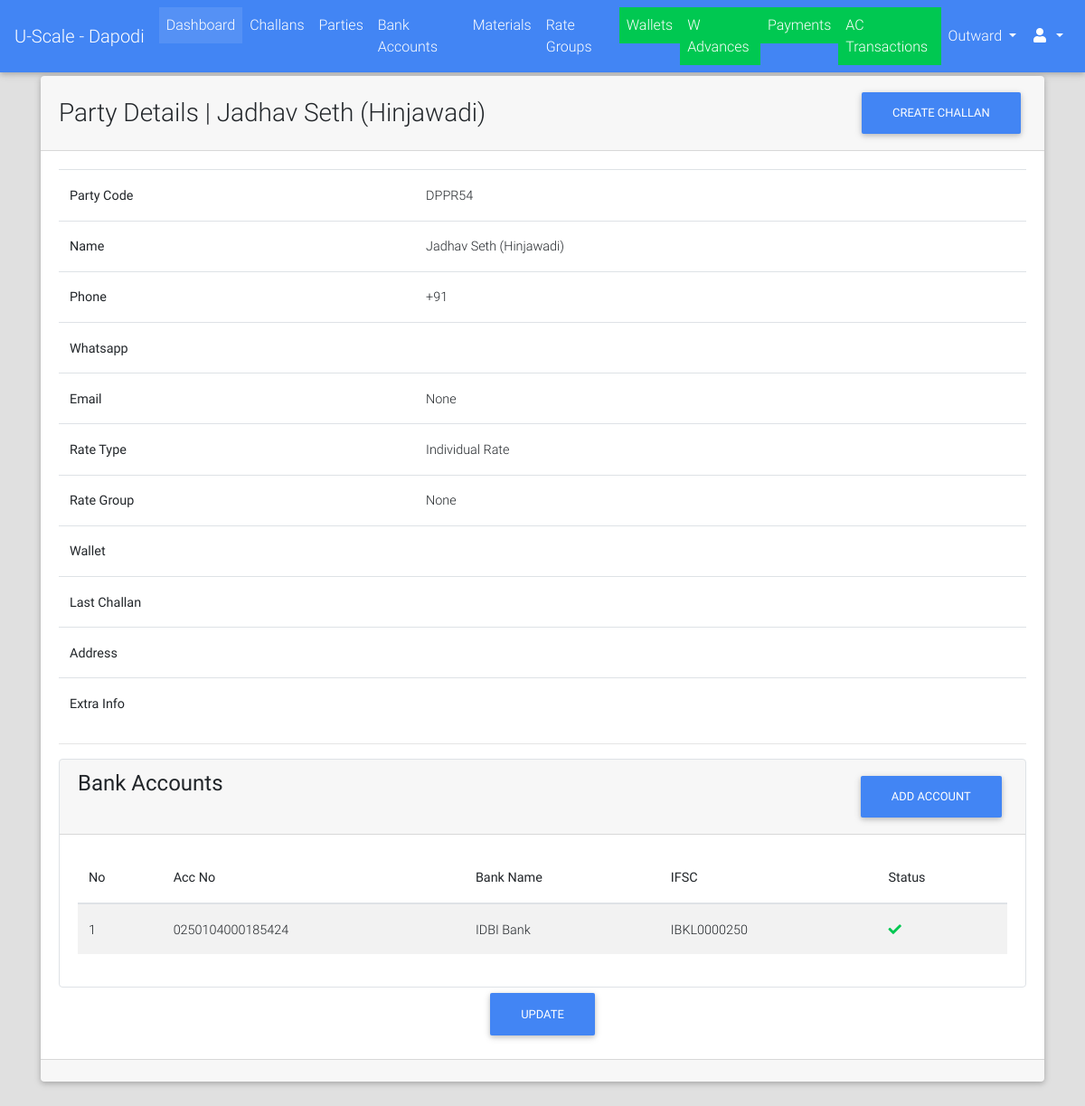
/parties/detail/DPPR54/ (signed in), run on the app's committed database.
### parties/models.py (models this page shows, shortened)
class Party(models.Model):
    RATE_TYPE_CHOICES = (("GR", "Group Rate"), ("IR", "Individual Rate"))
    rate_type = models.CharField(max_length=2, choices=RATE_TYPE_CHOICES)
    rate_group = models.ForeignKey("rates.RateGroup", on_delete=models.PROTECT, blank=True, null=True)
    name = models.CharField(max_length=128)
    party_code = models.CharField(max_length=32, blank=True)
    address = models.TextField(blank=True)
    phone = models.CharField(max_length=13)
    whatsapp = models.CharField(max_length=13, blank=True)
    email = models.EmailField(blank=True, null=True)
    extra_info = models.TextField(blank=True)
    is_wallet_party = models.BooleanField(default=False)
    is_active = models.BooleanField(default=True)
    @property
    def get_display_text(self):
        return self.name
    @property
    def get_update_url(self):
        return reverse_lazy("parties:update", kwargs={"party_code": self.party_code})
    @property
    def get_challan_ad_url(self):
        return str(reverse_lazy("challans:add")) + "?ptid={}".format(self.id)
    @property
    def get_bank_account_add_url(self):
        return str(reverse_lazy("bank_accounts:add")) + "?ptid={}".format(self.id)
    class Meta:
        verbose_name = "Party"
        verbose_name_plural = "Parties"

### bank_accounts/models.py (models this page shows, shortened)
class BankAccount(models.Model):
    party = models.ForeignKey("parties.Party", on_delete=models.CASCADE)
    amount_limit = models.DecimalField(max_digits=9, decimal_places=2, default=Decimal(1000000), editable=False)
    account_holder = models.CharField(max_length=128)
    acc_no = models.CharField(max_length=32)
    ifsc_code = models.CharField(max_length=11, validators=[MinLengthValidator(limit_value=11)])
    bank_name = models.CharField(max_length=64)
    branch_name = models.CharField(max_length=64, blank=True)
    is_active = models.BooleanField(default=True)

### parties/views.py (the view)
# urls.py: url(r"^detail/(?P<party_code>[0-9a-zA-Z-]+)/$", views.PartyDetailView.as_view(), name="detail"),
class PartyDetailView(LoginRequiredMixin, DetailView):
    model = Party
    template_name = "parties/detail.html"
    slug_field = "party_code"
    slug_url_kwarg = "party_code"
    def get_object(self, queryset=None):
        party = super().get_object()
        if party.is_active:
            return party
        return Http404("Party Is Not Active")

### portal/templatetags/constant_tags.py (called while the page is built)
@register.simple_tag
def get_branch_name():
    return settings.BRANCH_NAME

### portal/templates/parties/detail.html (shortened to what this page needs)
{% extends "portal/base.html" %}
{% load crispy_forms_tags %}
{% block content %}
    <div class="container">
        <div class="card">
            <div class="card-header">
                <div class="row">
                    <div class="col-lg-9 m-auto">
                        <h3 class="m-auto">Party Details | {{ party.get_display_text }}</h3>
                    </div>
                    <div class="col-lg-3">
                        <a class="float-right" href="{{ party.get_challan_ad_url }}"><button class="btn btn-primary">Create Challan</button></a>
                    </div>
                </div>
            </div>
            <div class="card-body">
                <table class="table">
                    <tbody>
                        <tr>
                             <th>Party Code</th>
                             <td>{{ party.party_code }}</td>
                         </tr>
                        <tr>
                            <th>Name</th>
                            <td>{{ party.name }}</td>
                        </tr>
                        <tr>
                            <th>Phone</th>
                            <td>{{ party.phone }}</td>
                        </tr>
                        <tr>
                            <th>Whatsapp</th>
                            <td>{{ party.whatsapp }}</td>
                        </tr>
                        <tr>
                            <th>Email</th>
                            <td>{{ party.email }}</td>
                        </tr>
                        <tr>
                            <th>Rate Type</th>
                            <td>{{ party.get_rate_type_display }}</td>
                        </tr>
                        <tr>
                            <th>Rate Group</th>
                            <td>{{ party.rate_group }}</td>
                        </tr>
                        <tr>
                            <th>Wallet</th>
                            <td>
                            </td>
                        </tr>
                        <tr>
                            <th>Last Challan</th>
                            <td>{{ party.challan_set.last.created_on }}</td>
                        </tr>
                        <tr>
                            <th>Address</th>
                            <td>{{ party.address }}</td>
                        </tr>
                        <tr>
                            <th>Extra Info</th>
                            <td>{{ party.extra_info }}</td>
                        </tr>
                    </tbody>
                </table>
                <hr>
                <div class="card border" style="box-shadow: none">
                    <div class="card-header">
                        <div class="row">
                            <div class="col-lg-9">
                                <h4 class="m-auto">Bank Accounts</h4>
                            </div>
                            <div class="col-lg-3">
                                <a href="{{ party.get_bank_account_add_url }}" class="float-right"><button class="btn btn-primary">Add Account</button></a>
                            </div>
                        </div>
                    </div>
                    <div class="card-body">
                        {% if party.bankaccount_set.exists %}
                            <table class="table table-striped">
                                <thead>
                                    <th>No</th>
                                    <th>Acc No</th>
                                    <th>Bank Name</th>
                                    <th>IFSC</th>
                                    <th>Status</th>
                                </thead>
                                <tbody>
                                    {% for bank_account in party.bankaccount_set.all %}
                                        <tr>
                                            <td>{{ forloop.counter }}</td>
                                            <td>{{ bank_account.acc_no }}</td>
                                            <td>{{ bank_account.bank_name }}</td>
                                            <td>{{ bank_account.ifsc_code }}</td>
                                            <td>
                                                {% if bank_account.is_active %}
                                                    <i class="fa fa-check text-success"></i>
                                                {% else %}
                                                    <i class="fa fa-times text-danger"></i>
                                                {% endif %}
                                            </td>
                                        </tr>
                                    {% endfor %}
                                </tbody>
                            </table>
                        {% else %}
                            <h6>No Bank Accounts</h6>
                        {% endif %}
                    </div>
                </div>
                <div class="row">
                    <a href="{{ party.get_update_url }}" class="m-auto"><button class="btn btn-primary">Update</button></a>
                </div>
            </div>
            <div class="card-footer">
            </div>
        </div>
    </div>
{% endblock %}

### data on the page
Party: get_display_text "Jadhav Seth (Hinjawadi)", party_code "DPPR54", name "Jadhav Seth (Hinjawadi)", phone "+91", email "None", rate_type "Individual Rate", rate_group "None"
BankAccount: acc_no "0250104000185424", bank_name "IDBI Bank", ifsc_code "IBKL0000250", is_active True (drawn)
